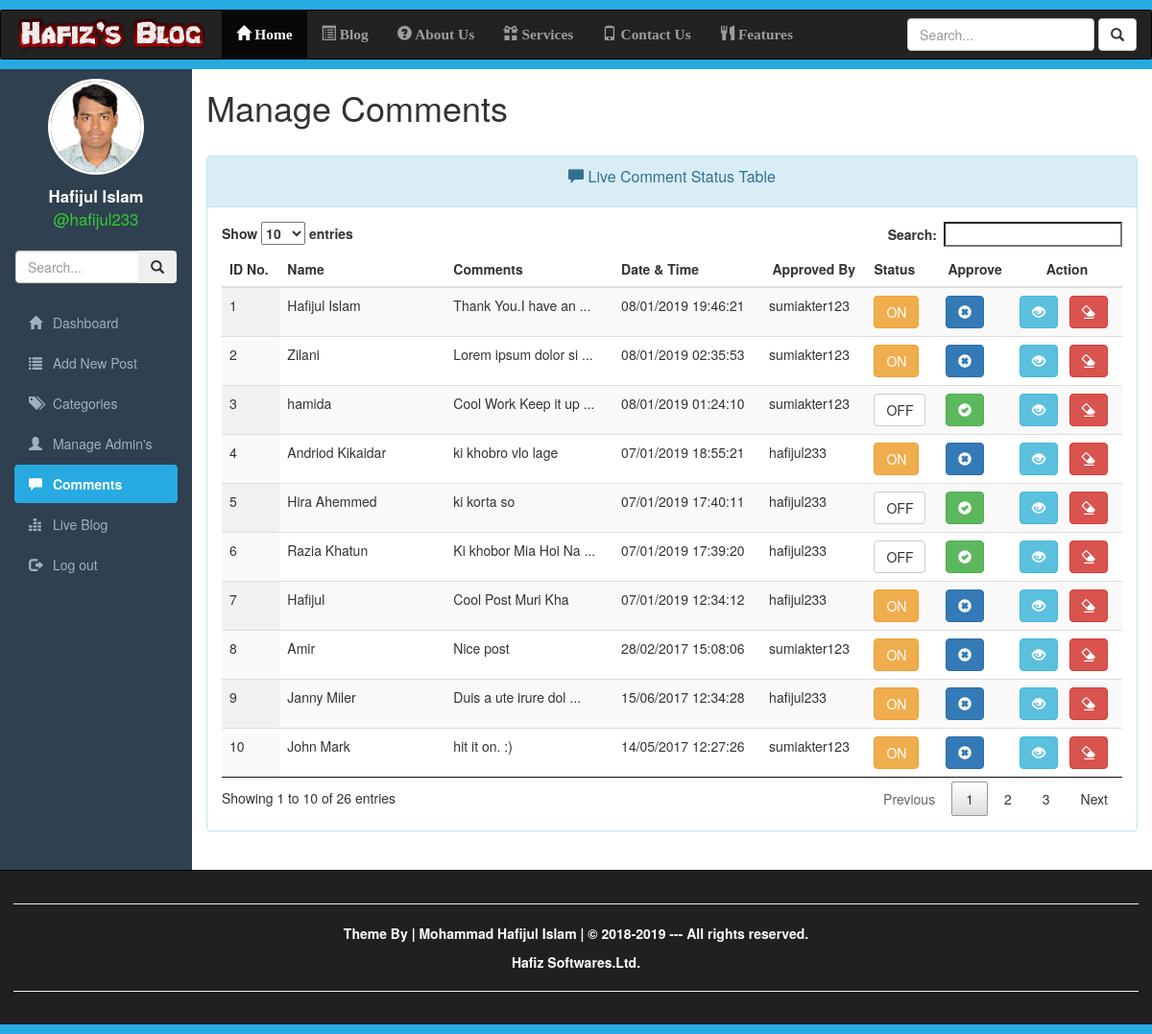
The app's page /comments.php (signed in) with its own data.
### tables this page shows
CREATE TABLE `comments` (
  `id` int(10) UNSIGNED NOT NULL,
  `postid` int(10) UNSIGNED NOT NULL DEFAULT '0',
  `name` varchar(255) NOT NULL DEFAULT '',
  `emailaddress` varchar(255) NOT NULL DEFAULT '',
  `comments` varchar(500) NOT NULL DEFAULT '',
  `datetime` varchar(45) NOT NULL DEFAULT '',
  `approvedby` varchar(255) NOT NULL DEFAULT '',
  `status` tinyint(1) UNSIGNED NOT NULL DEFAULT '0',
  `created` datetime NOT NULL DEFAULT CURRENT_TIMESTAMP,
  `modified` datetime NOT NULL DEFAULT CURRENT_TIMESTAMP ON UPDATE CURRENT_TIMESTAMP
);

### comments.php (the view, shortened to what this page needs)
<?php
    require_once 'utilities/dbconnection.php';
    $sql = "SELECT `id`, `datetime` AS `commenttime`, `approvedby`, `name`, `comments`, `status`" .
           "FROM `comments` ".
           "ORDER BY `comments`.`id` DESC;";
    $result = $conn->query($sql);
    $commentslist = array();
    if ($result->num_rows > 0) {
        while ($row = $result->fetch_assoc()) {
            array_push($commentslist, $row);
        }
    } else {
        array_push($commentslist, NULL);
        echo $conn->error();
    }
?>
<!DOCTYPE html>
<html lang="en-US">
    <head>
        <link href="resources/css/jquery.dataTables.min.css" rel="stylesheet" type="text/css"/>
        <link href="resources/css/responsive.dataTables.min.css" rel="stylesheet" type="text/css"/>
        <link href="resources/bootstrap/css/bootstrap.min.css" rel="stylesheet" type="text/css" />
        <link href="resources/css/adminstyle.css" rel="stylesheet" type="text/css"/>
    </head>
    <body>
        <div class="wrapper">
            <div style="height:10px; background-color:#27aae1;" ></div>
            <nav class="navbar navbar-inverse"  >
                <div id="header-title" class="navbar-header">
                    <a href="#" class="navbar-brand">
                        <img class="img-responsive" src="resources/img/headTitle.png" style="margin-top:-10px; width: 200px;" />
                    </a>
                </div>
                <div class="collapse navbar-collapse" id="collapse">
                    <ul class="nav navbar-nav">
                        <li class="active"><a href="dashboard.php"><span class="glyphicon glyphicon-home"></span> Home</a></li>
                        <li><a href="liveblog.php"><span class="glyphicon glyphicon-list-alt"></span> Blog</a></li>
                        <li><a href="#"><span class="glyphicon glyphicon-question-sign"></span> About Us</a></li>
                        <li><a href="#"><span class="glyphicon glyphicon-gift"></span> Services</a></li>
                        <li><a href="#"><span class="glyphicon glyphicon-phone"></span> Contact Us</a></li>
                        <li><a href="#"><span class="glyphicon glyphicon-cutlery"></span> Features</a></li>
                    </ul>
                    <form action="search.php" method="post" class="navbar-form navbar-right">
                        <div class="form-group">
                            <input type="text" class="form-control" name="search" placeholder="Search..." >
                        </div>
                        <button type="submit" class="btn btn-default" name="searchbutton"><span class="glyphicon glyphicon-search"></span></button>
                    </form>
                </div>
            </nav>
            <div style="height:10px; background-color:#27aae1; margin-top: -20px;" ></div>
            <div class="container-fluid">
                <div class="row">
                    <div class="col-sm-2" id="slidebar">
                        <div class="row profile">
                            <div class="col-lg-12">
                                <center>
                                    <img class="img-circle profile-pic" src="postcontent/profile-pic/<?php echo $_SESSION['profilepic']; ?>" />
                                </center>
                            </div>
                            <div class="col-lg-12">
                                <div class="profile-name">
                                    <p class="text-center"><?php echo $_SESSION['fullname']; ?>
                                        <br>
                                        <span style="color: limegreen; font-size: 1em; font-weight: normal;"><?php  echo "@" . $_SESSION['username']; ?></span>
                                    </p>
                                </div>
                            </div>
                        </div>
                        <div class="row">
                            <div class="col-lg-12">
                                <form action="#" method="get" class="sidebar-form">
                                    <div class="input-group">
                                        <input type="text" name="q" class="form-control" placeholder="Search...">
                                        <span class="input-group-btn">
                                            <button type="submit" name="search" id="search-btn" class="btn btn-flat"><i class="glyphicon glyphicon-search"></i>
                                            </button>
                                        </span>
                                    </div>
                                </form>
                            </div>
                        </div>
                        <br/>
                        <ul id="side-menu" class="nav nav-pills nav-stacked">
                            <li><a href="dashboard.php"><span class="glyphicon glyphicon-home"></span> Dashboard</a></li>
                            <li ><a href="addnewpost.php"><span class="glyphicon glyphicon-list"></span> Add New Post</a></li>
                            <li ><a href="category.php"><span class="glyphicon glyphicon-tags"></span> Categories</a></li>
                            <li ><a href="manageadmin.php"><span class="glyphicon glyphicon-user"></span> Manage Admin's</a></li>
                            <li class="active"><a href="comments.php"><span class="glyphicon glyphicon-comment"></span> Comments</a></li>
                            <li ><a href="liveblog.php"><span class="glyphicon glyphicon-equalizer"></span> Live Blog</a></li>
                            <li ><a href="login.php"><span class="glyphicon glyphicon-log-out"></span> Log out</a></li>
                        </ul>
                    </div>
                    <div class="col-sm-10">
                        <h1>Manage Comments</h1>
                        <br/>
                        <div class="panel panel-info">
                            <div class="panel-heading">
                                <span class="panel-title">
                                    <p class="text-center text-capitalize"><span class="glyphicon glyphicon-comment"></span>  Live Comment Status Table</p>
                                </span>
                            </div>
                            <div class="panel-body">
                                <table id="postTable" class="table table-striped table-hover display">
                                    <thead>
                                        <tr>
                                            <th>ID No.</th>
                                            <th>Name</th>
                                            <th>Comments</th>
                                            <th>Date & Time</th>
                                            <th><center>Approved By</center></th>
                                            <th>Status</th>
                                            <th><center>Approve</center></th>
                                            <th><center>Action</center></th>
                                        </tr>
                                    </thead>
                                    <tbody>
                                        <?php
                                        if (empty($commentslist)) {
                                            echo "<tr>";
                                            echo "<td colspan=\"8\"> There are no Comment Found</td>";
                                            echo "</tr>";
                                        } else {
                                            $counter = 1;
                                            foreach ($commentslist as $comment) {
                                              echo "<tr>";
                                                echo "<td>" . $counter . "</td>";
                                                echo "<td>" . $comment['name'] . "</td>";
                                                echo "<td title=\"" . $comment['comments'] ."\">";
                                                if(strlen($comment['comments'])>20)
                                                    echo substr($comment['comments'], 0, 20) . " ...</td>";
                                                else
                                                    echo $comment['comments'];
                                                echo "</td>";
                                                echo "<td>" . str_replace("-", "/", $comment['commenttime']) . "</td>";
                                                ?>
                                                <td>
                                                    <?php echo $comment['approvedby'];?>
                                                </td>
                                                <?php
                                                if($comment['status'] == 1){
                                                    echo "<td><label class=\"btn btn-warning\">ON</label></td>";
                                                }
                                                else {
                                                    echo "<td><label class=\"btn btn-default\">OFF</label></td>";
                                                }?>
                                                <td>
                                                    <?php if($comment['status'] == 0) { ?>
                                                    <a href="comments.php?commentid=<?php echo $comment['id']. "&action=OK";?>"><button class="btn btn-success"><span class="glyphicon glyphicon-ok-sign"></span></button></a>&nbsp;&nbsp;
                                                    <?php } if($comment['status'] == 1) { ?>
                                                    <a href="comments.php?commentid=<?php echo $comment['id']. "&action=NOTOK";?>"><button class="btn btn-primary"><span class="glyphicon glyphicon-remove-sign"></span></button></a>
                                                    <?php } ?>
                                                </td>
                                                <td>
                                                    <a href="comments.php?commentid=<?php echo $comment['id']. "&action=DELETE";?>"><button class="btn btn-info"><span class="glyphicon glyphicon-eye-open"></span></button></a>&nbsp;&nbsp;
                                                    <a href="comments.php?commentid=<?php echo $comment['id']. "&action=DELETE";?>"><button class="btn btn-danger"><span class="glyphicon glyphicon-erase"></span></button></a>
                                                </td>
                                                <?php
                                              echo "</tr>";
                                            $counter++;
                                            }
                                        }
                                        ?>
                                    </tbody>
                                </table>
                            </div>
                        </div>
                        <br/>
                    </div>
                </div>
            </div>
            <div id="footer">
                <hr/>
                <p>
                    Theme By | Mohammad Hafijul Islam | &copy; 2018-2019 --- All rights reserved.
                </p>
                <a href="#" class="contact-link">Hafiz Softwares.Ltd.</a>
                <hr/>
            </div>
        </div>
    </body>
</html>

### resources/css/adminstyle.css (style rules this page uses)
html, body { height: 100%; background-color: #2f4050; font-weight: 400; overflow-x: hidden; overflow-y: auto; }
.wrapper { height: 100%; position: relative; overflow-x: hidden; overflow-y: auto; }
.navbar-nav li { font-weight: bold; font-size: 1.1em; font-family: Bitter, Georgia, "Times New Roman", serif; }
.profile { display: block; margin: 10px 5px 10px 5px; }
.profile-pic { position: relative; width: 100px; height: 100px; align-items: center; border: 3px solid #ffffff; object-fit: cover; border-radius: 50%; }
.profile-name { display: inline; position: relative; color: #ffffff; text-align: center; }
.profile-name p { padding-top: 10px; font-size: 1.2em; font-weight: bold; }
.sidebar-form { overflow: hidden; text-overflow: clip; display: block !important; -webkit-transform: translateZ(0); border-radius: 3px; border: 1px solid #374850; }
#side-menu { display: block; }
#side-menu a { color: #9fb1c2; }
#side-menu a span { padding-right: 0.5em; }
#side-menu .active a { color: #ffffff; background-color: #27aae1; font-weight: bold; }
.col-sm-10 { background-color: #ffffff; }
#footer { margin: 0px 0px 0px 0px; border-top: 1px solid #000000; padding: 1em; background-color: #211f22; color: #eeeeee; text-align: center; border-bottom: 10px solid #27aae1; }
#footer p { color: #ffffff; text-decoration: none; cursor: pointer; font-weight: bold; text-align: center; }
.contact-link { color: #ffffff; text-decoration: none; cursor: pointer; font-weight: bold; }

### records on screen
comments: name "Hafijul Islam", comments "Thank You.I have an", datetime "08/01/2019 19:46:21", approvedby "sumiakter123", status "ON"
comments: name "Zilani", comments "Lorem ipsum dolor si", datetime "08/01/2019 02:35:53", approvedby "sumiakter123", status "ON"
comments: name "hamida", comments "Cool Work Keep it up", datetime "08/01/2019 01:24:10", approvedby "sumiakter123", status "OFF"
comments: name "Andriod Kikaidar", comments "ki khobro vlo lage", datetime "07/01/2019 18:55:21", approvedby "hafijul233", status "ON"
comments: name "Hira Ahemmed", comments "ki korta so", datetime "07/01/2019 17:40:11", approvedby "hafijul233", status "OFF"
comments: name "Razia Khatun", comments "Ki khobor Mia Hoi Na", datetime "07/01/2019 17:39:20", approvedby "hafijul233", status "OFF"
comments: name "Hafijul", comments "Cool Post Muri Kha", datetime "07/01/2019 12:34:12", approvedby "hafijul233", status "ON"
comments: name "Amir", comments "Nice post", datetime "28/02/2017 15:08:06", approvedby "sumiakter123", status "ON"
comments: name "Janny Miler", comments "Duis a ute irure dol", datetime "15/06/2017 12:34:28", approvedby "hafijul233", status "ON"
comments: name "John Mark", comments "hit it on. :)", datetime "14/05/2017 12:27:26", approvedby "sumiakter123", status "ON"

### other values on screen
$_SESSION['fullname'] "Hafijul Islam"
$_SESSION['username'] "hafijul233"
